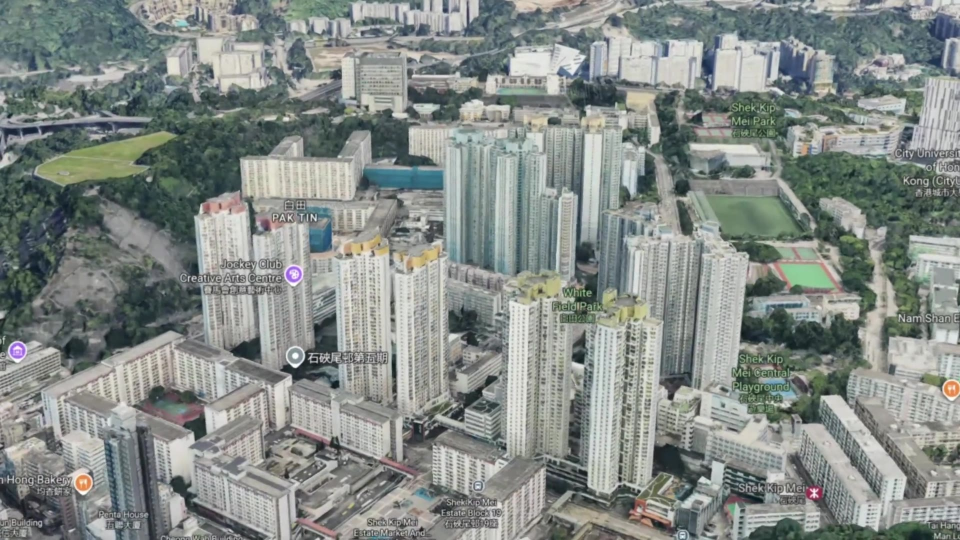
#> input picture assets/clips/do-thi-nen/hongkong.jpg, 1920 x 1080 px (shown at 1/2 size)
$ python -i images.py   (imports and definitions only)
#> lines starting #> are read from the running program, lines starting #| are printed output that depends on the picture
#> further down, picture is the input picture: PIL image 1920x1080 RGB; mean R, G, B 132.3, 138.9, 135.1
#!/usr/bin/env python3
"""Cẩm Nang BĐS 2.0 — công cụ xử lý ảnh (cần Pillow: pip install Pillow).

  python3 scripts/images.py add <slug> <file1> [file2 ...]
      Chuyển ảnh sang WebP (640/1280/2048 + cỡ gốc nếu nhỏ hơn), lưu vào
      assets/images/articles/<slug>/NN-<w>.webp, cập nhật data/images.json,
      in ra thẻ <img data-img="<slug>/NN"> để dán vào content/articles/<slug>.html.

  python3 scripts/images.py og <slug> [<slug> ...] | --all | --missing
      Tạo ảnh chia sẻ 1200x630 JPEG tại assets/images/og/<slug>.jpg.
      Bài có heroImage -> cắt từ ảnh hero; bài không ảnh -> thẻ thương hiệu.

  python3 scripts/images.py og-home
      Tạo assets/images/og/trang-chu.jpg cho trang chủ.
"""
import sys, os, json, re, glob
from PIL import Image, ImageDraw, ImageFont, ImageFilter

ROOT = os.path.dirname(os.path.dirname(os.path.abspath(__file__)))
IMG = os.path.join(ROOT, 'assets', 'images')
MANIFEST = os.path.join(ROOT, 'data', 'images.json')
WIDTHS = [640, 1280, 2048]
FONT_DIRS = ['/usr/share/fonts/truetype/dejavu', '/Library/Fonts', 'C:/Windows/Fonts']

# [5 lines left out: function font, not called in this run]

def load_manifest():
    return json.load(open(MANIFEST, encoding='utf-8')) if os.path.exists(MANIFEST) else {}

def save_manifest(m):
    json.dump(dict(sorted(m.items())), open(MANIFEST, 'w', encoding='utf-8'), indent=0)

# [28 lines left out: functions variants, cmd_add, not called in this run]

def cover(img, W=1200, H=630):
#> called with W = 1200, H = 630
    img = img.convert('RGB'); w, h = img.size; r = max(W / w, H / h)
#> after `w, h = img.size`: w = 1920; h = 1080
#> after `r = max(W / w, H / h)`: r = 0.625
    img = img.resize((round(w * r), round(h * r)), Image.LANCZOS); w, h = img.size
#> after `img = img.resize((round(w * r), round(h * r)), Image.LANCZOS)`:
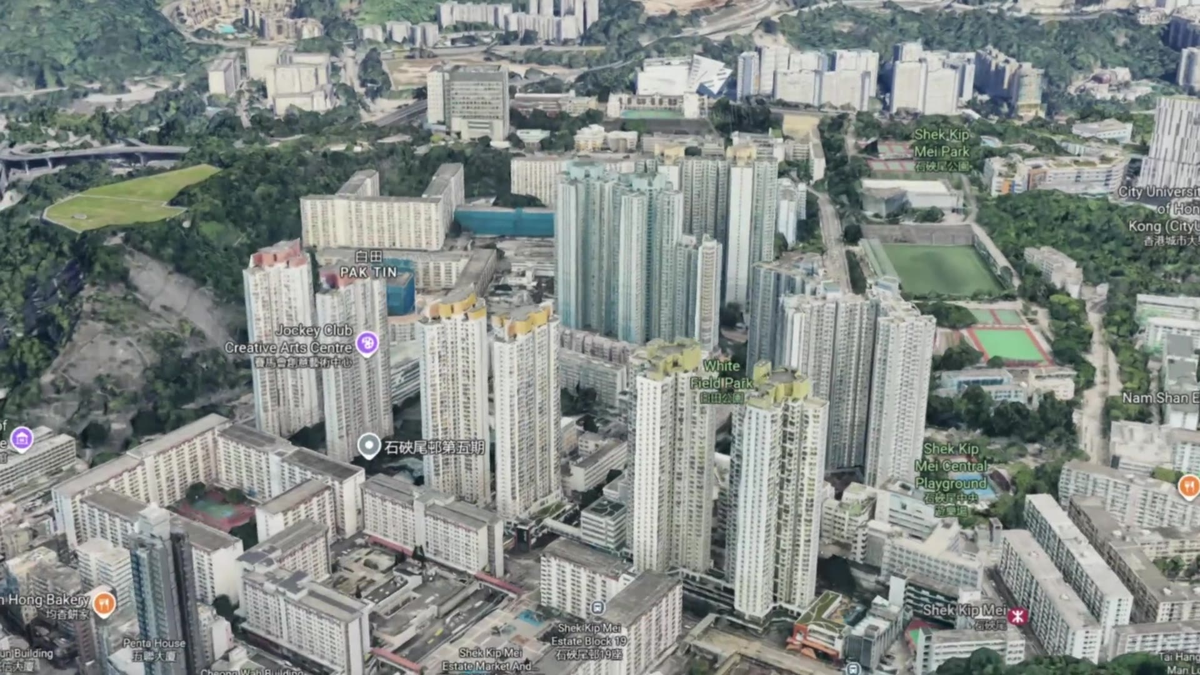
#> img: PIL image 1200x675 RGB; mean R, G, B 132.3, 138.9, 135.1
#> after `w, h = img.size`: w = 1200; h = 675
    return img.crop(((w - W) // 2, (h - H) // 2, (w - W) // 2 + W, (h - H) // 2 + H))
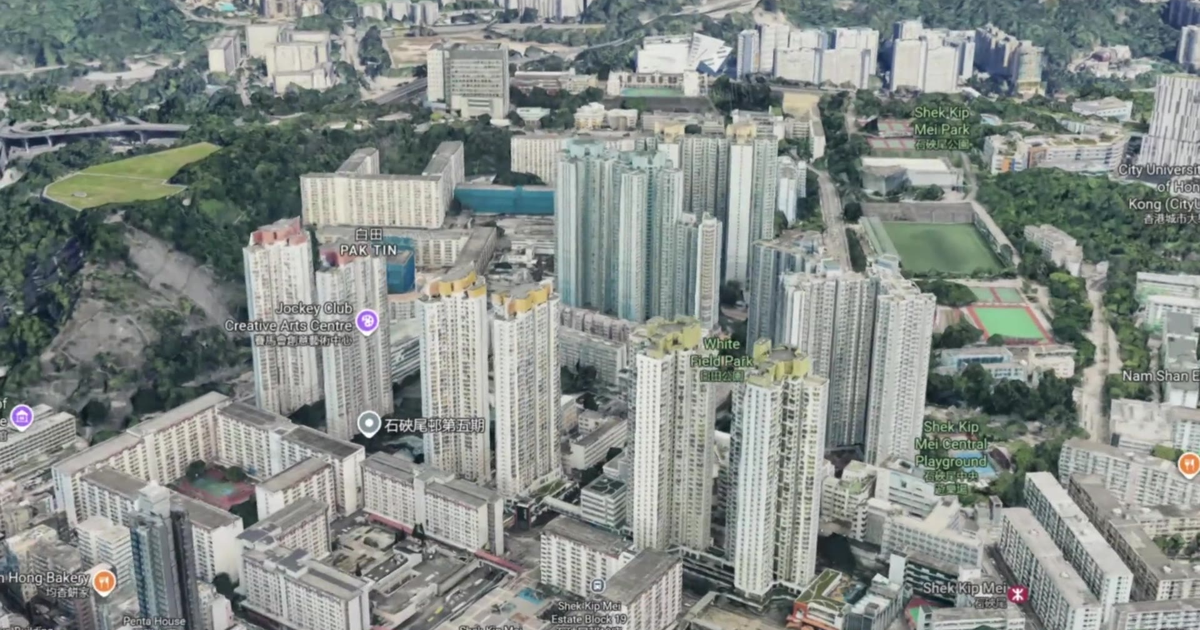
#> returned value: PIL image 1200x630 RGB; mean R, G, B 132.7, 139.3, 135.3

# [11 lines left out: function wrap, not called in this run]

def hexrgb(h):
    h = h.lstrip('#'); return tuple(int(h[i:i + 2], 16) for i in (0, 2, 4))

def noemoji(s):
    return re.sub(r'[^\w\s·—–\-&.,:;!?()/%²+’\'"“”]', '', s, flags=re.U).strip()

# [32 lines left out: function brand_card, not called in this run]

def hero_path(key, m):
    slug, n = key.split('/'); v = max(m[key]['v'])
    return os.path.join(IMG, 'articles', slug, f'{n}-{v}.webp')

# [13 lines left out: function cmd_og, not called in this run]

# [9 lines not run here, left out]

>>> from PIL import Image
>>> picture = Image.open('../assets/clips/do-thi-nen/hongkong.jpg')
>>> result = cover(picture)

$ run again, on assets/images/articles/artisan-park/01-1200.webp
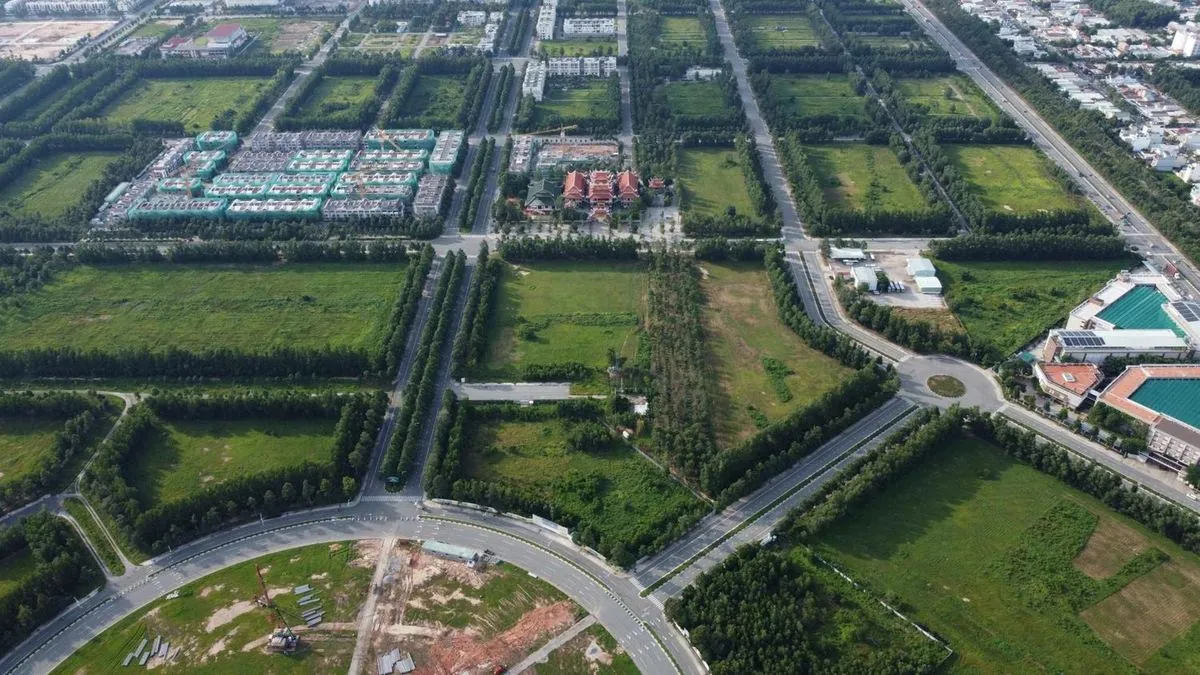
#> input picture assets/images/articles/artisan-park/01-1200.webp, 1200 x 675 px
#> picture is the input picture: PIL image 1200x675 RGB; mean R, G, B 85, 97.4, 86.7
#> in cover, `return img.crop(((w - W) // 2, (h - H) // 2, (w - W) // 2 + W, (h - H)..`:
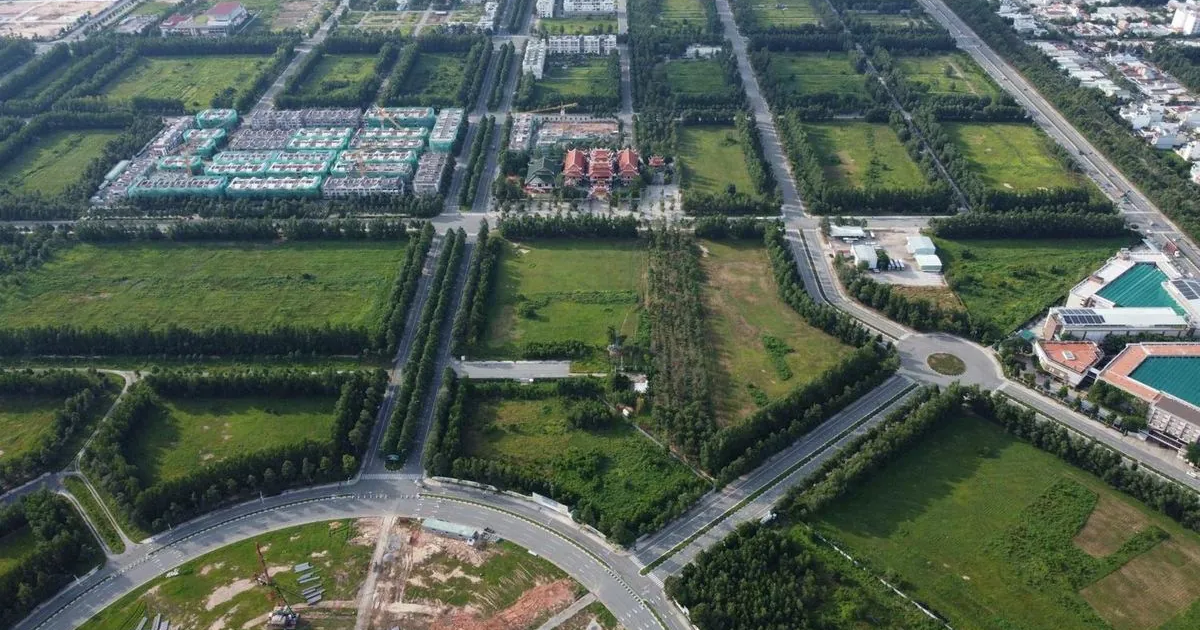
#> returned value: PIL image 1200x630 RGB; mean R, G, B 83.9, 96.5, 85.6
